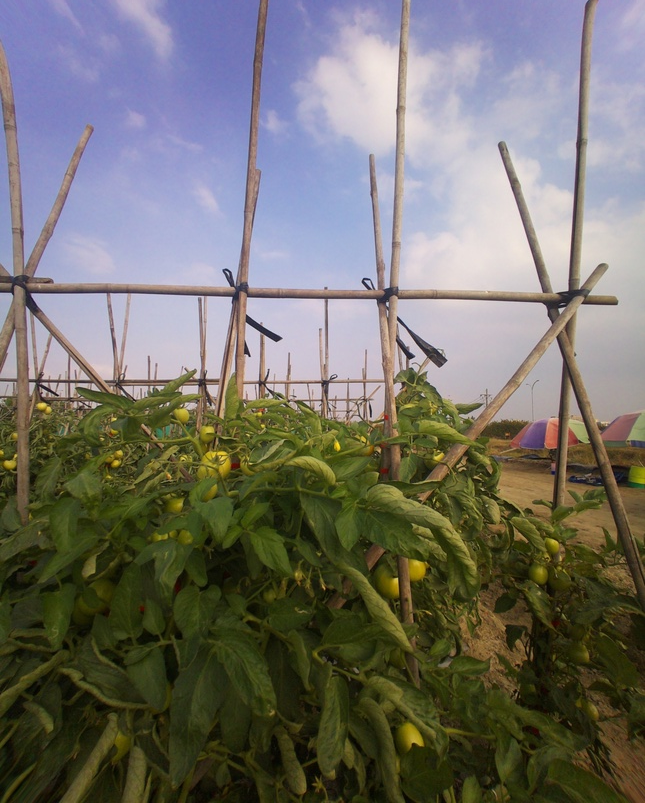
#> input picture image_stitching/images/20251205/plant_1/Up.jpg, 645 x 803 px, shrunk from 2181 x 2718 before the run
$ python homography_SIFT.py
#> lines starting #> are read from the running program, lines starting #| are printed output that depends on the picture; after the words box and inside, x2 and y2 are one past the last pixel; in counts of white or black regions, pixels touching at a corner belong together
import cv2
import numpy as np
import os
import glob

# 設定路徑
BASE_IMAGE_DIR = "../images/20251205"
RESULT_DIR = "Result_Raw"

if not os.path.exists(RESULT_DIR):
    os.makedirs(RESULT_DIR)

def stitch_raw(up_path, down_path, plant_name):
#> called with up_path = '../images/20251205/plant_1/Up.jpg', down_path = '../images/20251205/plant_1/Down.jpg', plant_name = 'plant_1'
    img_up = cv2.imread(up_path)
#> img_up is the input picture: shape (803, 645, 3); mean B, G, R 106.4, 113.2, 115.3
    img_down = cv2.imread(down_path)
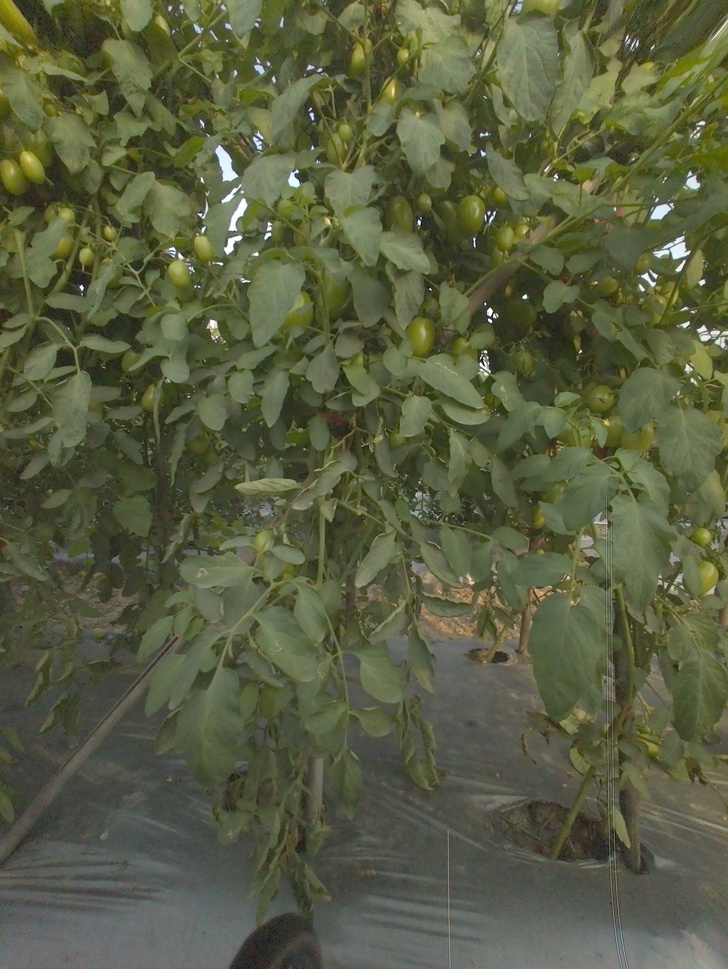
#> input picture image_stitching/images/20251205/plant_4/Down.jpg, 728 x 969 px, shrunk from 2463 x 3279 before the run, found by its file name
#> img_down is the input picture: shape (969, 728, 3); mean B, G, R 65.1, 93.5, 88.6

    if img_up is None or img_down is None:
        return

    gray_up = cv2.cvtColor(img_up, cv2.COLOR_BGR2GRAY)
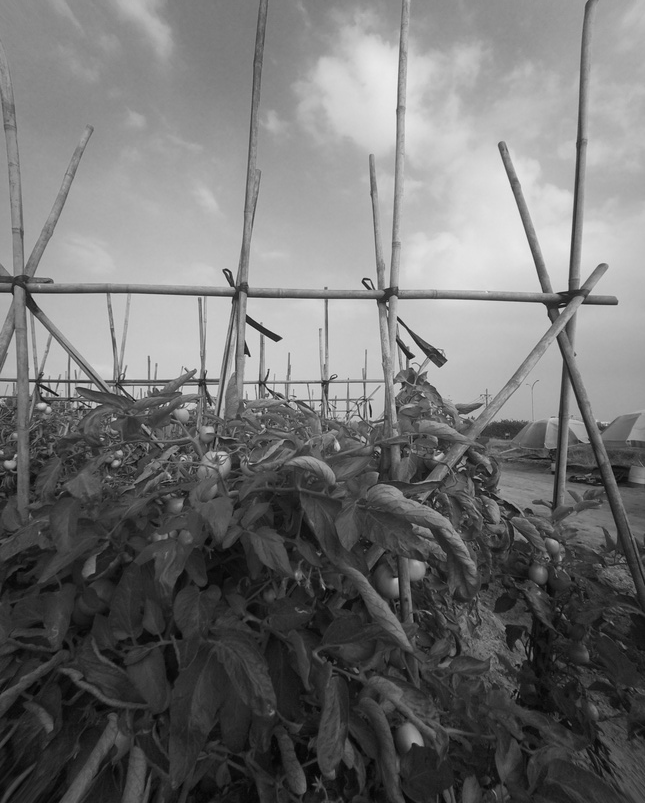
#> gray_up: shape (803, 645); min 1, max 239, mean 113
    gray_down = cv2.cvtColor(img_down, cv2.COLOR_BGR2GRAY)
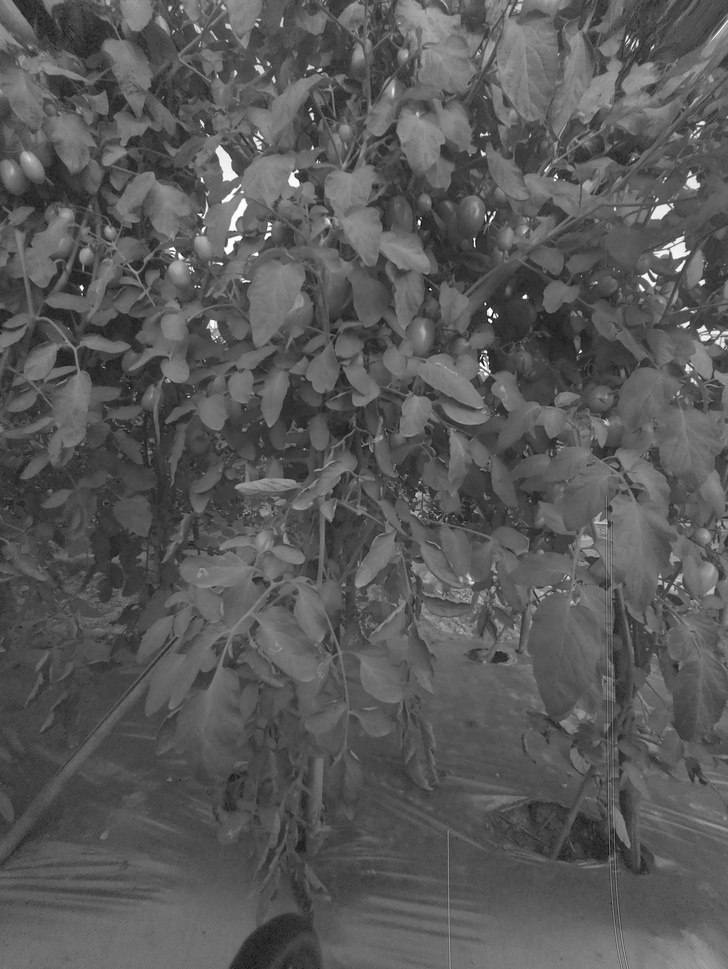
#> gray_down: shape (969, 728); min 4, max 255, mean 88.8

    sift = cv2.SIFT_create()
    kp_up, des_up = sift.detectAndCompute(gray_up, None)
#> kp_up = 2167 keypoints; strongest (x, y, size): (276, 338, 5.5), (410, 356, 4.9), (398, 319, 2.6), (387, 304, 2.1)
    kp_down, des_down = sift.detectAndCompute(gray_down, None)
#> kp_down = 3406 keypoints; strongest (x, y, size): (525, 297, 2.9), (82, 287, 2.8), (490, 321, 2.5), (490, 311, 4)

    FLANN_INDEX_KDTREE = 1
    index_params = dict(algorithm=FLANN_INDEX_KDTREE, trees=5)
    search_params = dict(checks=50)
    flann = cv2.FlannBasedMatcher(index_params, search_params)

    if des_up is None or des_down is None:
        return

    matches = flann.knnMatch(des_up, des_down, k=2)
#> matches = 2167 matches

    good_matches = []
    for m, n in matches:
        if m.distance < 0.7 * n.distance:
            good_matches.append(m)
#> after the loop, good_matches = 6 matches

    if len(good_matches) < 4:
        print(f"[{plant_name}] 匹配點不足，無法計算矩陣。")
        return

    src_pts = np.float32([kp_up[m.queryIdx].pt for m in good_matches]).reshape(-1, 1, 2)
#> src_pts = [[29.53, 429.4], [276, 337.8], [276, 337.8], [411.5, 583.1], [429.1, 647.7], [435, 350.9]]
    dst_pts = np.float32([kp_down[m.trainIdx].pt for m in good_matches]).reshape(-1, 1, 2)
#> dst_pts = [[43.49, 422.3], [587.7, 465.2], [587.7, 465.2], [344.5, 699.4], [205, 620.6], [51.1, 281.3]]

    H, mask = cv2.findHomography(src_pts, dst_pts, cv2.RANSAC, 5.0)
#> H = [[-0.116, 0.0475, 135.6], [-4.49, 3.05, 302.7], [-0.011, 0.0066, 1]]; mask = [1, 1, 1, 1, 1, 0]

    if H is None:
        print(f"[{plant_name}] H 矩陣計算失敗。")
        return

    h_up, w_up = img_up.shape[:2]
#> h_up = 803; w_up = 645
    h_down, w_down = img_down.shape[:2]
#> h_down = 969; w_down = 728

    # 計算 Up.jpg 變形後的位置
    corners_up = np.float32([[0, 0], [0, h_up], [w_up, h_up], [w_up, 0]]).reshape(-1, 1, 2)
#> corners_up = [[0, 0], [0, 803], [645, 803], [645, 0]]
    warped_corners_up = cv2.perspectiveTransform(corners_up, H)
#> warped_corners_up = [[135.6, 302.7], [27.6, 437.7], [-128.6, 183.9], [-10.06, 427.6]]

    # 加入 Down.jpg 的位置以決定總畫布大小
    corners_down = np.float32([[0, 0], [0, h_down], [w_down, h_down], [w_down, 0]]).reshape(-1, 1, 2)
#> corners_down = [[0, 0], [0, 969], [728, 969], [728, 0]]
    all_corners = np.concatenate((warped_corners_up, corners_down), axis=0)
#> all_corners = [[135.6, 302.7], [27.6, 437.7], [-128.6, 183.9], [-10.06, 427.6], [0, 0], [0, 969], [728, 969], [728, 0]]

    [x_min, y_min] = np.int32(all_corners.min(axis=0).ravel() - 0.5)
#> x_min = -129; y_min = 0
    [x_max, y_max] = np.int32(all_corners.max(axis=0).ravel() + 0.5)
#> x_max = 728; y_max = 969

    translation_dist = [-x_min, -y_min]
#> translation_dist = [129, 0]
    H_translation = np.array([[1, 0, translation_dist[0]], [0, 1, translation_dist[1]], [0, 0, 1]])
#> H_translation = [[1, 0, 129], [0, 1, 0], [0, 0, 1]]

    canvas_w = x_max - x_min
#> canvas_w = 857
    canvas_h = y_max - y_min
#> canvas_h = 969

    # 安全機制：如果特徵錯配導致矩陣將圖片投影到無限遠，記憶體會直接崩潰。這裡設定一個合理的畫布上限。
    if canvas_w > 15000 or canvas_h > 15000:
        print(f"[{plant_name}] 矩陣崩潰，算出的畫布過大 ({canvas_w}x{canvas_h})，已攔截以防當機。")
        return

    # 執行 Up.jpg 的變形
    canvas = cv2.warpPerspective(img_up, H_translation.dot(H), (canvas_w, canvas_h))
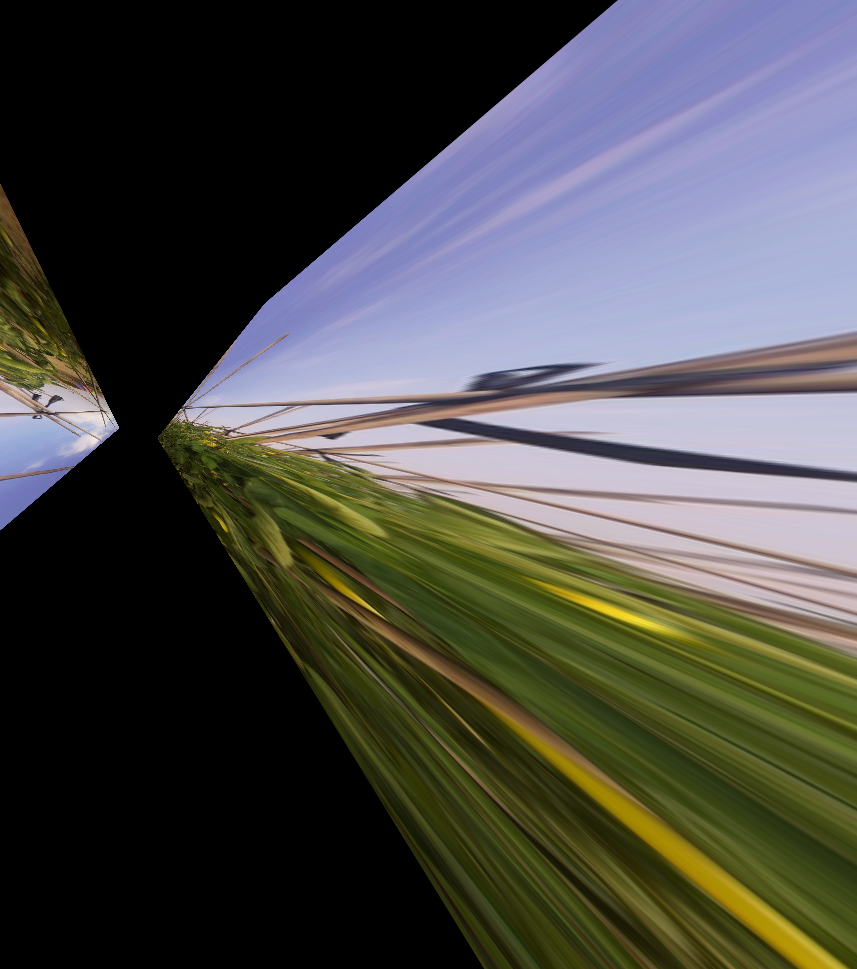
#> canvas: shape (969, 857, 3); mean B, G, R 72.5, 75.6, 75.9

    # 畫上紅色粗邊框，標示出 Up.jpg 變形後的輪廓
    warped_corners_up_translated = warped_corners_up + translation_dist
#> warped_corners_up_translated = [[264.6, 302.7], [156.6, 437.7], [0.386, 183.9], [118.9, 427.6]]
    cv2.polylines(canvas, [np.int32(warped_corners_up_translated)], True, (0, 0, 255), 15)
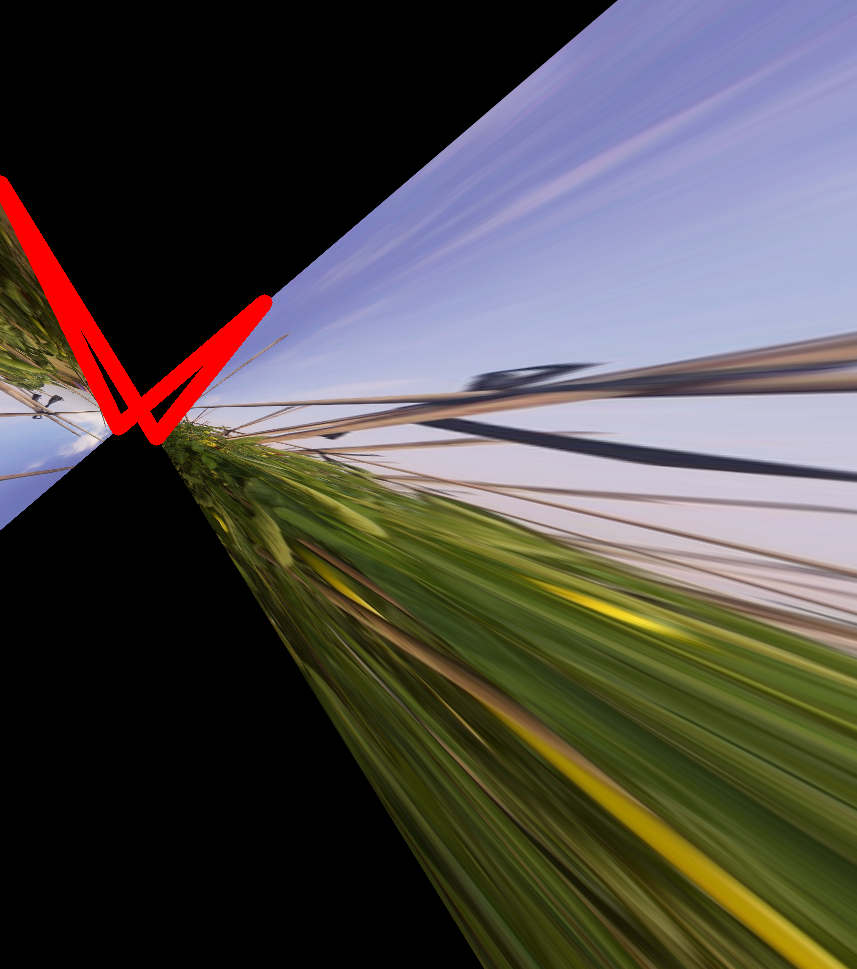
#> canvas: shape (969, 857, 3); 1.58% of pixels changed, all inside (x1, y1, x2, y2) = (0, 175, 273, 446)

    # 暴力覆蓋 Down.jpg
    down_y_start = translation_dist[1]
#> down_y_start = 0
    down_x_start = translation_dist[0]
#> down_x_start = 129
    canvas[down_y_start:down_y_start+h_down, down_x_start:down_x_start+w_down] = img_down
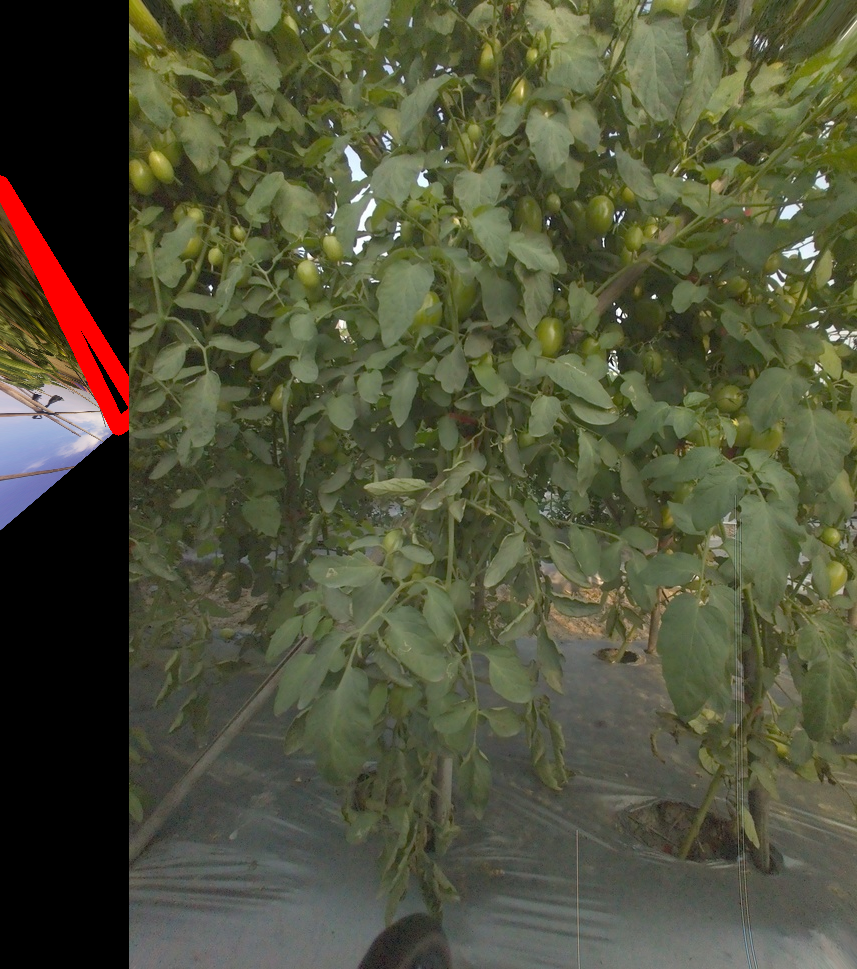
#> canvas: shape (969, 857, 3); mean B, G, R 57.9, 82.1, 80.2

    result_path = os.path.join(RESULT_DIR, f"{plant_name}_raw_stitch.jpg")
    cv2.imwrite(result_path, canvas)
    print(f"[{plant_name}] 原始矩陣疊加完成，儲存至 {result_path}")

def main():
    plant_folders = glob.glob(os.path.join(BASE_IMAGE_DIR, "plant_*"))
    for folder in plant_folders:
        plant_name = os.path.basename(folder)
        stitch_raw(os.path.join(folder, "Up.jpg"), os.path.join(folder, "Down.jpg"), plant_name)
#> pass 2 of the loop in main, `for folder in plant_folders:`:
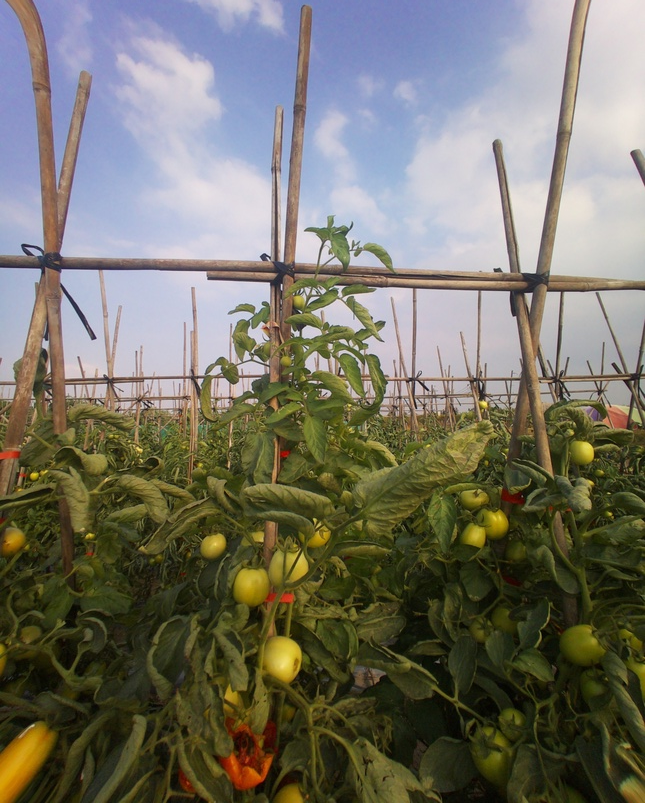
#> input picture image_stitching/images/20251205/plant_2/Up.jpg, 645 x 803 px, shrunk from 2181 x 2718 before the run
#> in stitch_raw, img_up is the input picture: shape (803, 645, 3); mean B, G, R 103.8, 115.7, 118
#> kp_up = 2986 keypoints; strongest (x, y, size): (284, 658, 23), (93, 337, 4), (586, 450, 11.2), (315, 520, 2.4)
#> matches = 2986 matches
#> after the loop in stitch_raw (call 2), `for m, n in matches:`: good_matches = 11 matches
#> src_pts = [[45.01, 233.3], [48.67, 635], [93.14, 336.9], [93.14, 336.9], [109.6, 360.6], [379.2, 468.4], [399.4, 765], [434.9, 653.5], [496.3, 146.4], [496.3, 146.4], [595.8, 502.6]]
#> dst_pts = [[22.98, 13.4], [531.8, 268.1], [587.7, 465.2], [587.7, 465.2], [127.5, 350.1], [148.2, 128], [220.9, 164.4], [588.9, 549.9], [587.7, 465.2], [587.7, 465.2], [234.8, 251.8]]
#> H = [[0.782, 0.61, -170.2], [1.01, 0.315, -114.8], [0.00609, -0.00411, 1]]; mask = [1, 0, 1, 1, 0, 0, 0, 1, 0, 0, 1]
#> warped_corners_up = [[-170.2, -114.8], [-139, -60.16], [505.2, 484.6], [67.87, 109]]
#> all_corners = [[-170.2, -114.8], [-139, -60.16], [505.2, 484.6], [67.87, 109], [0, 0], [0, 969], [728, 969], [728, 0]]
#> x_min = -170; y_min = -115
#> translation_dist = [170, 115]
#> H_translation = [[1, 0, 170], [0, 1, 115], [0, 0, 1]]
#> canvas_w = 898
#> canvas_h = 1084
#> warped_corners_up_translated = [[-0.158, 0.224], [31.03, 54.84], [675.2, 599.6], [237.9, 224]]
#> in stitch_raw (call 2), `cv2.polylines(canvas, [np.int32(warped_corners_up_translated)], True, ..`:
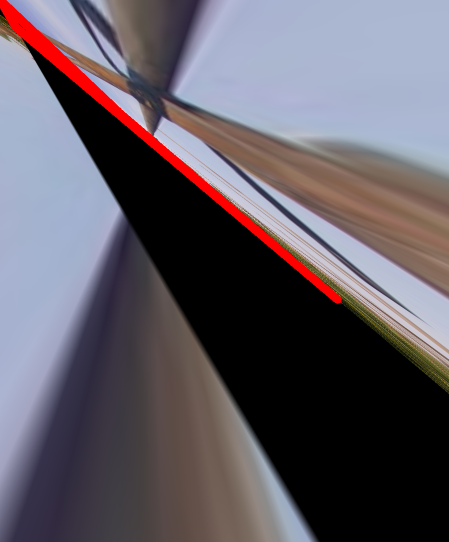
#> canvas: shape (1084, 898, 3) (shown at 1/2 size); mean B, G, R 101.7, 92.5, 98.8
#> down_y_start = 115
#> down_x_start = 170
#> in stitch_raw (call 2), `canvas[down_y_start:down_y_start+h_down, down_x_start:down_x_start+w_d..`:
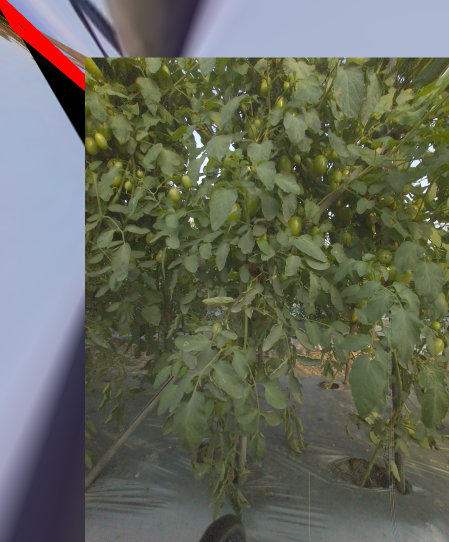
#> canvas: shape (1084, 898, 3) (shown at 1/2 size); mean B, G, R 91.4, 105.6, 102.4
#> pass 3 of the loop in main, `for folder in plant_folders:`:
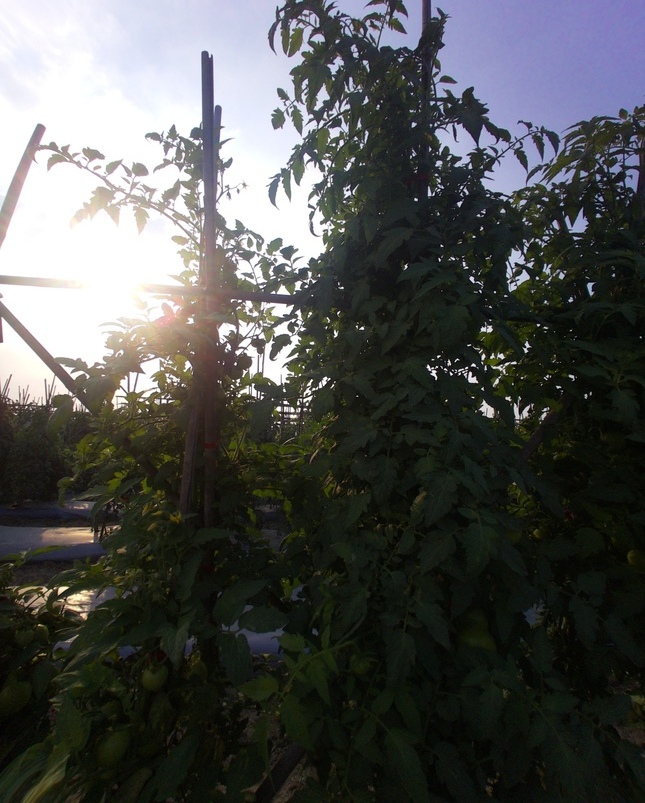
#> input picture image_stitching/images/20251205/plant_3/Up.jpg, 645 x 803 px, shrunk from 2181 x 2718 before the run
#> in stitch_raw, img_up is the input picture: shape (803, 645, 3); mean B, G, R 79.9, 81.5, 80
#> kp_up = 2069 keypoints; strongest (x, y, size): (362, 328, 2.2), (473, 365, 2.4), (538, 325, 1.8), (416, 199, 2.1)
#> matches = 2069 matches
#> after the loop in stitch_raw (call 3), `for m, n in matches:`: good_matches = 8 matches
#> src_pts = [[39.51, 129.7], [169.5, 127.3], [207, 62.25], [207, 62.25], [233.7, 231.1], [415.7, 199.4], [495.5, 388.9], [640, 105.9]]
#> dst_pts = [[587.7, 465.2], [501.5, 98.61], [587.7, 465.2], [587.7, 465.2], [699.4, 188.5], [524.8, 296.6], [705.6, 120.5], [419, 5.19]]
#> H = [[-6.15, 41.45, 408.2], [-3.74, 6.19, 1746.3], [-0.00766, 0.0563, 1]]; mask = [0, 0, 1, 1, 1, 0, 1, 1]
#> warped_corners_up = [[408.2, 1746.3], [728.8, 145.3], [720, 104.4], [901.9, 168.3]]
#> all_corners = [[408.2, 1746.3], [728.8, 145.3], [720, 104.4], [901.9, 168.3], [0, 0], [0, 969], [728, 969], [728, 0]]
#> x_min = 0
#> x_max = 902; y_max = 1746
#> translation_dist = [0, 0]
#> H_translation = [[1, 0, 0], [0, 1, 0], [0, 0, 1]]
#> canvas_w = 902
#> canvas_h = 1746
#> warped_corners_up_translated has the same summary as warped_corners_up
#> in stitch_raw (call 3), `cv2.polylines(canvas, [np.int32(warped_corners_up_translated)], True, ..`:
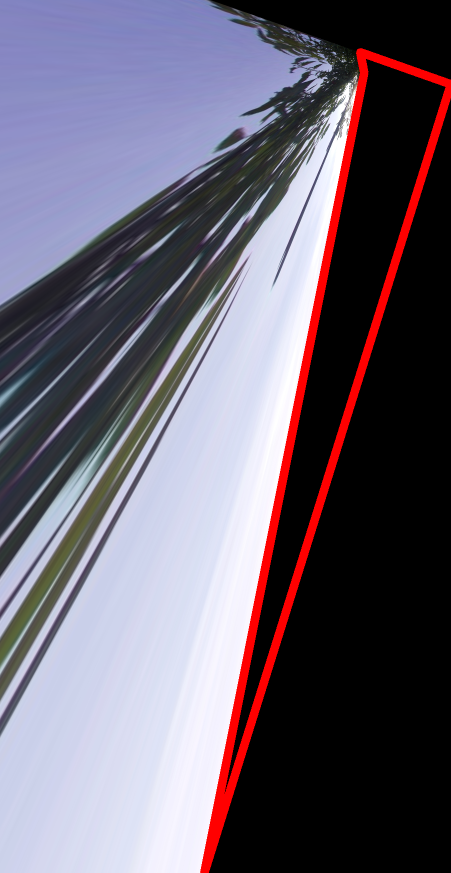
#> canvas: shape (1746, 902, 3) (shown at 1/2 size); mean B, G, R 112.7, 98.9, 106.5
#> down_y_start = 0
#> in stitch_raw (call 3), `canvas[down_y_start:down_y_start+h_down, down_x_start:down_x_start+w_d..`:
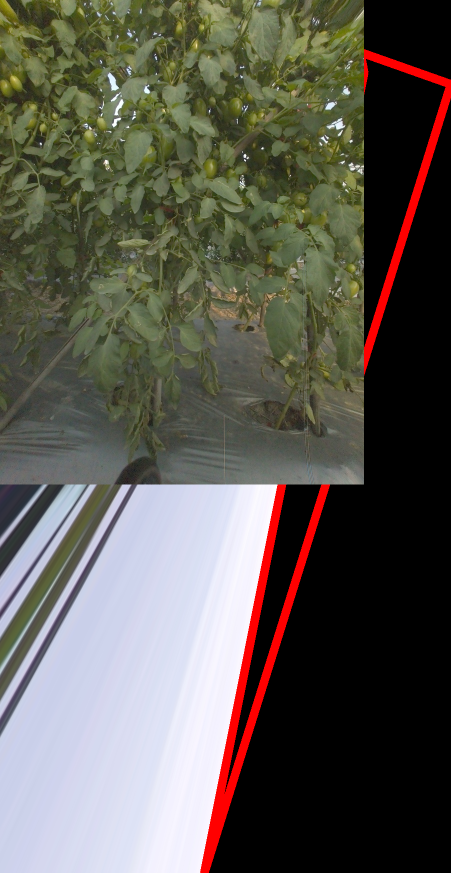
#> canvas: shape (1746, 902, 3) (shown at 1/2 size); mean B, G, R 81.3, 90, 93.5
#> the loop made 5 passes; the first 3 are shown

if __name__ == "__main__":
    main()
